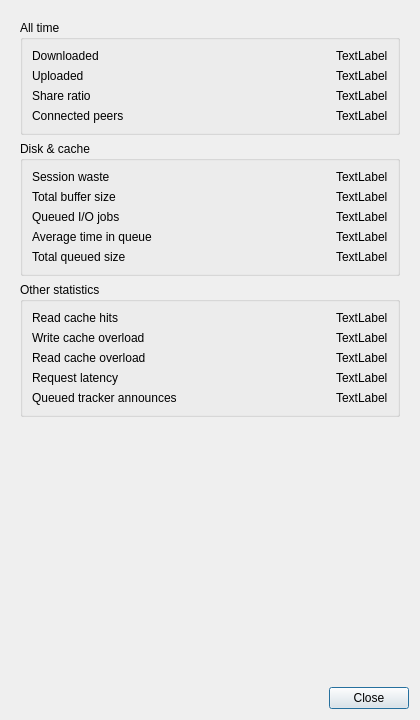
<?xml version='1.0' encoding='UTF-8'?>
<ui version="4.0"><class>StatsDialog</class><widget class="QDialog" name="StatsDialog"><property name="geometry"><rect><x>0</x><y>0</y><width>420</width><height>720</height></rect></property><property name="windowTitle"><string>Statistics</string></property><layout class="QVBoxLayout" name="verticalLayout"><item><widget class="QScrollArea" name="scrollArea"><property name="frameShape"><enum>QFrame::Shape::NoFrame</enum></property><property name="widgetResizable"><bool>true</bool></property><widget class="QWidget" name="scrollAreaWidgetContents"><layout class="QVBoxLayout" name="verticalLayout_2"><item><widget class="QGroupBox" name="groupUser"><property name="title"><string>All time</string></property><layout class="QGridLayout" name="grid_groupUser"><item row="0" column="0"><widget class="QLabel" name="labelAlltimeDLText"><property name="text"><string>Downloaded</string></property></widget></item><item row="0" column="1" alignment="Qt::AlignmentFlag::AlignRight"><widget class="QLabel" name="labelAlltimeDL"><property name="text"><string notr="true">TextLabel</string></property></widget></item><item row="2" column="0"><widget class="QLabel" name="labelAlltimeULText"><property name="text"><string>Uploaded</string></property></widget></item><item row="2" column="1" alignment="Qt::AlignmentFlag::AlignRight"><widget class="QLabel" name="labelAlltimeUL"><property name="text"><string notr="true">TextLabel</string></property></widget></item><item row="4" column="0"><widget class="QLabel" name="labelGlobalRatioText"><property name="text"><string>Share ratio</string></property></widget></item><item row="4" column="1" alignment="Qt::AlignmentFlag::AlignRight"><widget class="QLabel" name="labelGlobalRatio"><property name="text"><string notr="true">TextLabel</string></property></widget></item><item row="6" column="0"><widget class="QLabel" name="labelPeersText"><property name="text"><string>Connected peers</string></property></widget></item><item row="6" column="1" alignment="Qt::AlignmentFlag::AlignRight"><widget class="QLabel" name="labelPeers"><property name="text"><string notr="true">TextLabel</string></property></widget></item></layout></widget></item><item><widget class="QGroupBox" name="groupCache"><property name="title"><string>Disk &amp;&amp; cache</string></property><layout class="QGridLayout" name="grid_groupCache"><item row="0" column="0"><widget class="QLabel" name="labelWasteText"><property name="text"><string>Session waste</string></property></widget></item><item row="0" column="1" alignment="Qt::AlignmentFlag::AlignRight"><widget class="QLabel" name="labelWaste"><property name="text"><string notr="true">TextLabel</string></property></widget></item><item row="2" column="0"><widget class="QLabel" name="labelTotalBufText"><property name="text"><string>Total buffer size</string></property></widget></item><item row="2" column="1" alignment="Qt::AlignmentFlag::AlignRight"><widget class="QLabel" name="labelTotalBuf"><property name="text"><string notr="true">TextLabel</string></property></widget></item><item row="4" column="0"><widget class="QLabel" name="labelQueuedJobsText"><property name="text"><string>Queued I/O jobs</string></property></widget></item><item row="4" column="1" alignment="Qt::AlignmentFlag::AlignRight"><widget class="QLabel" name="labelQueuedJobs"><property name="text"><string notr="true">TextLabel</string></property></widget></item><item row="6" column="0"><widget class="QLabel" name="labelJobsTimeText"><property name="text"><string>Average time in queue</string></property></widget></item><item row="6" column="1" alignment="Qt::AlignmentFlag::AlignRight"><widget class="QLabel" name="labelJobsTime"><property name="text"><string notr="true">TextLabel</string></property></widget></item><item row="8" column="0"><widget class="QLabel" name="labelQueuedBytesText"><property name="text"><string>Total queued size</string></property></widget></item><item row="8" column="1" alignment="Qt::AlignmentFlag::AlignRight"><widget class="QLabel" name="labelQueuedBytes"><property name="text"><string notr="true">TextLabel</string></property></widget></item></layout></widget></item><item><widget class="QGroupBox" name="groupExtra"><property name="title"><string>Other statistics</string></property><layout class="QGridLayout" name="grid_groupExtra"><item row="0" column="0"><widget class="QLabel" name="labelCacheHitsText"><property name="text"><string>Read cache hits</string></property></widget></item><item row="0" column="1" alignment="Qt::AlignmentFlag::AlignRight"><widget class="QLabel" name="labelCacheHits"><property name="text"><string notr="true">TextLabel</string></property></widget></item><item row="2" column="0"><widget class="QLabel" name="labelWriteStarveText"><property name="text"><string>Write cache overload</string></property></widget></item><item row="2" column="1" alignment="Qt::AlignmentFlag::AlignRight"><widget class="QLabel" name="labelWriteStarve"><property name="text"><string notr="true">TextLabel</string></property></widget></item><item row="4" column="0"><widget class="QLabel" name="labelReadStarveText"><property name="text"><string>Read cache overload</string></property></widget></item><item row="4" column="1" alignment="Qt::AlignmentFlag::AlignRight"><widget class="QLabel" name="labelReadStarve"><property name="text"><string notr="true">TextLabel</string></property></widget></item><item row="6" column="0"><widget class="QLabel" name="labelRequestLatencyText"><property name="text"><string>Request latency</string></property></widget></item><item row="6" column="1" alignment="Qt::AlignmentFlag::AlignRight"><widget class="QLabel" name="labelRequestLatency"><property name="text"><string notr="true">TextLabel</string></property></widget></item><item row="8" column="0"><widget class="QLabel" name="labelQueuedTrackerAnnouncesText_2"><property name="text"><string>Queued tracker announces</string></property></widget></item><item row="8" column="1" alignment="Qt::AlignmentFlag::AlignRight"><widget class="QLabel" name="labelQueuedTrackerAnnounces"><property name="text"><string notr="true">TextLabel</string></property></widget></item></layout><property name="visible"><bool>false</bool></property></widget></item><item><spacer name="verticalSpacer"><property name="orientation"><enum>Qt::Orientation::Vertical</enum></property><property name="sizeHint" stdset="0"><size><width>20</width><height>0</height></size></property></spacer></item></layout></widget></widget></item><item><widget class="QDialogButtonBox" name="buttonBox"><property name="standardButtons"><set>QDialogButtonBox::StandardButton::Close</set></property></widget></item></layout></widget><resources /><connections /></ui>
